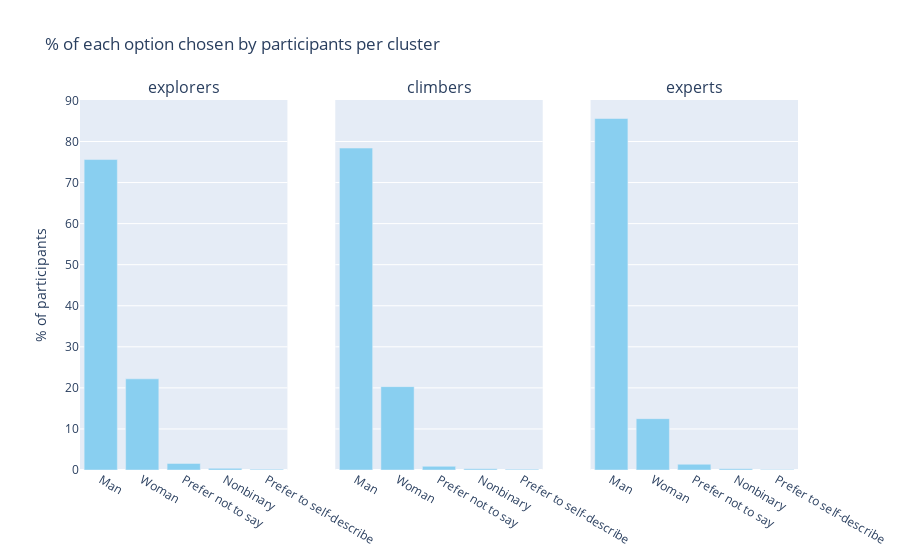

Notebook cell for this chart:
### Markdown cell above
C0 and C1 both have highest shares in the age group between 18 to 21, taking 24.9% and 25.4% respectively.
As the age group increases, the share drops.

C2 The highest share age group is 25-29, followed by 30-34 and 35-39, which indicates the C2 participants are more likely older than C0 and C1 cluster participants.

### Code cell
plot_bar_rank(binary_data, "Gender",10)

### Figure 1 — Plotly figure (JSON) as saved in the notebook; plotly's stock layout.template omitted (floating-point values rounded to 4 significant figures)
{"data": [{"marker": {"color": "#89CFF0"}, "type": "bar", "x": ["Man"], "xaxis": "x", "y": [75.6], "yaxis": "y"}, {"marker": {"color": "#89CFF0"}, "type": "bar", "x": ["Woman"], "xaxis": "x", "y": [22.2], "yaxis": "y"}, {"marker": {"color": "#89CFF0"}, "type": "bar", "x": ["Prefer not to say"], "xaxis": "x", "y": [1.6], "yaxis": "y"}, {"marker": {"color": "#89CFF0"}, "type": "bar", "x": ["Nonbinary"], "xaxis": "x", "y": [0.4], "yaxis": "y"}, {"marker": {"color": "#89CFF0"}, "type": "bar", "x": ["Prefer to self-describe"], "xaxis": "x", "y": [0.2], "yaxis": "y"}, {"marker": {"color": "#89CFF0"}, "type": "bar", "x": ["Man"], "xaxis": "x2", "y": [78.4], "yaxis": "y2"}, {"marker": {"color": "#89CFF0"}, "type": "bar", "x": ["Woman"], "xaxis": "x2", "y": [20.3], "yaxis": "y2"}, {"marker": {"color": "#89CFF0"}, "type": "bar", "x": ["Prefer not to say"], "xaxis": "x2", "y": [0.9], "yaxis": "y2"}, {"marker": {"color": "#89CFF0"}, "type": "bar", "x": ["Nonbinary"], "xaxis": "x2", "y": [0.3], "yaxis": "y2"}, {"marker": {"color": "#89CFF0"}, "type": "bar", "x": ["Prefer to self-describe"], "xaxis": "x2", "y": [0.2], "yaxis": "y2"}, {"marker": {"color": "#89CFF0"}, "type": "bar", "x": ["Man"], "xaxis": "x3", "y": [85.6], "yaxis": "y3"}, {"marker": {"color": "#89CFF0"}, "type": "bar", "x": ["Woman"], "xaxis": "x3", "y": [12.5], "yaxis": "y3"}, {"marker": {"color": "#89CFF0"}, "type": "bar", "x": ["Prefer not to say"], "xaxis": "x3", "y": [1.4], "yaxis": "y3"}, {"marker": {"color": "#89CFF0"}, "type": "bar", "x": ["Nonbinary"], "xaxis": "x3", "y": [0.3], "yaxis": "y3"}, {"marker": {"color": "#89CFF0"}, "type": "bar", "x": ["Prefer to self-describe"], "xaxis": "x3", "y": [0.1], "yaxis": "y3"}], "layout": {"annotations": [{"font": {"size": 16}, "showarrow": false, "text": "explorers", "x": 0.1444, "xanchor": "center", "xref": "paper", "y": 1, "yanchor": "bottom", "yref": "paper"}, {"font": {"size": 16}, "showarrow": false, "text": "climbers", "x": 0.5, "xanchor": "center", "xref": "paper", "y": 1, "yanchor": "bottom", "yref": "paper"}, {"font": {"size": 16}, "showarrow": false, "text": "experts", "x": 0.8556, "xanchor": "center", "xref": "paper", "y": 1, "yanchor": "bottom", "yref": "paper"}], "showlegend": false, "title": {"text": "% of each option chosen by participants per cluster"}, "xaxis": {"anchor": "y", "domain": [0, 0.2889]}, "xaxis2": {"anchor": "y2", "domain": [0.3556, 0.6444]}, "xaxis3": {"anchor": "y3", "domain": [0.7111, 1]}, "yaxis": {"anchor": "x", "domain": [0, 1], "title": {"text": "% of participants"}}, "yaxis2": {"anchor": "x2", "domain": [0, 1], "matches": "y", "showticklabels": false}, "yaxis3": {"anchor": "x3", "domain": [0, 1], "matches": "y", "showticklabels": false}}}
